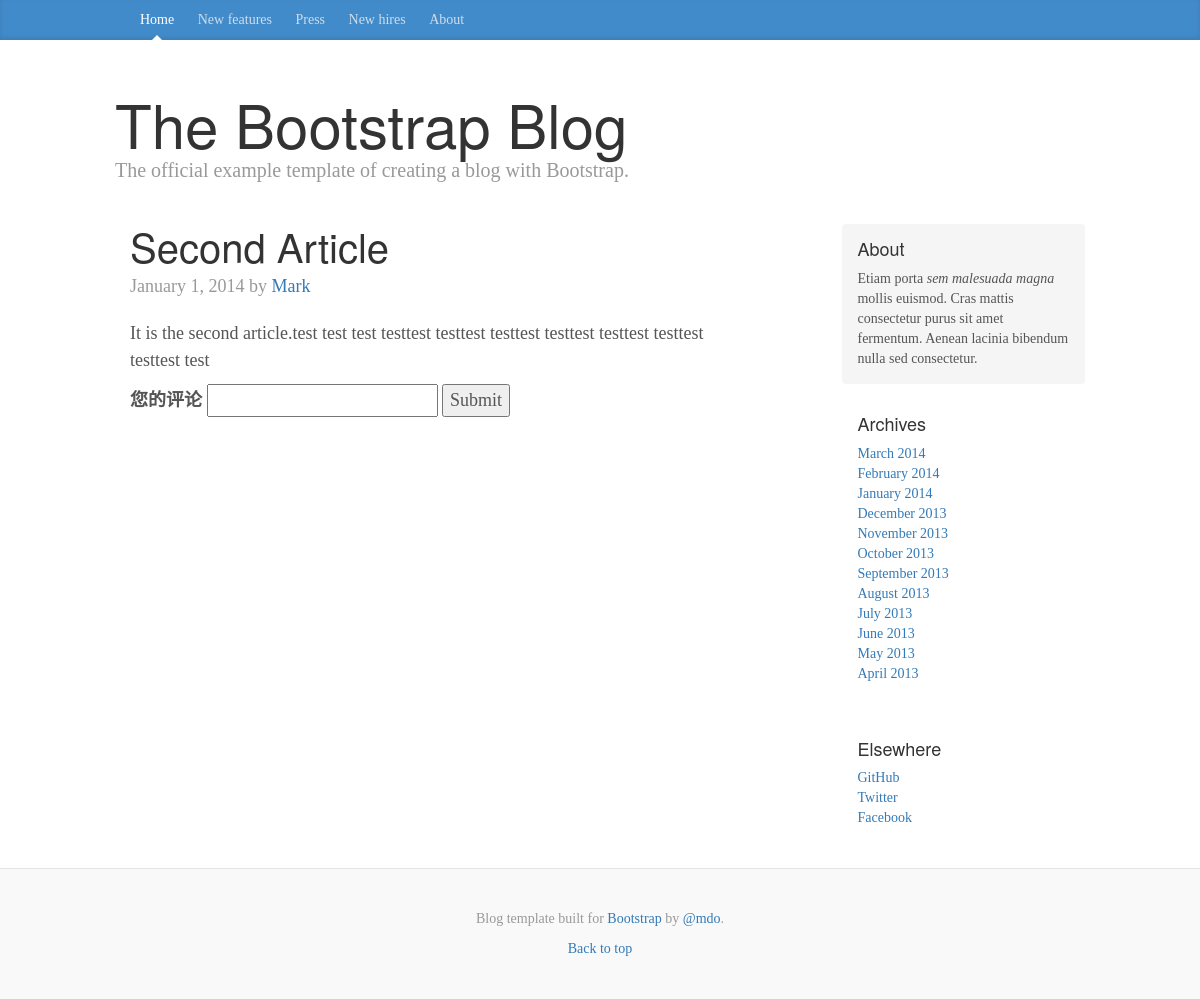
Screenshot of /Second Article with the database file from the repository.
### articles/models.py (models this page shows, shortened)
class Article(models.Model):
    title = models.CharField(max_length=100)
    content = models.TextField(null=True, blank=True)
    pub_date = models.DateTimeField('date published')
    class Meta:
        ordering = ['-pub_date']

### articles/views.py (the view)
# urls.py: path('<str:article_title>', views.detail, name='detail'),
def detail(request, article_title):
    article = get_object_or_404(Article, title =article_title)
    title = article.title
    content_render_by_markdown = markdown(article.content, extensions=[
                                     'markdown.extensions.extra',
                                     'markdown.extensions.codehilite',
                                     'markdown.extensions.toc',
                                  ])
    context = {'title': title, 'content': content_render_by_markdown}
    return render(request, 'articles/blog_main.html', context)

### templates/articles/blog_main.html (shortened to what this page needs)
{% extends 'articles/blog_base.html' %}
{% block content %}
 <div class="col-sm-8 blog-main">
          <div class="blog-post">
            <h2 class="blog-post-title">{{ title }}</h2>
            <p class="blog-post-meta">January 1, 2014 by <a href="#">Mark</a></p>
              {{ content|safe }}
              {% include 'articles/blog_comment.html' %}
          </div>
        </div>
{% endblock %}

### articles/static/blog.css (style rules this page uses)
body { font-family: Georgia, "Times New Roman", Times, serif; color: #555; }
h1, .h1, h2, .h2, h3, .h3, h4, .h4, h5, .h5, h6, .h6 { margin-top: 0; font-family: "Helvetica Neue", Helvetica, Arial, sans-serif; font-weight: normal; color: #333; }
.blog-main { font-size: 18px; line-height: 1.5; }
.blog-post { margin-bottom: 60px; }
.blog-post-title { margin-bottom: 5px; font-size: 40px; }
.blog-post-meta { margin-bottom: 20px; color: #999; }

### rows the page displays
Article: title "Second Article", content "It is the second article.test test test testtest testtest testtest testtest testtest testtest testtest test"
